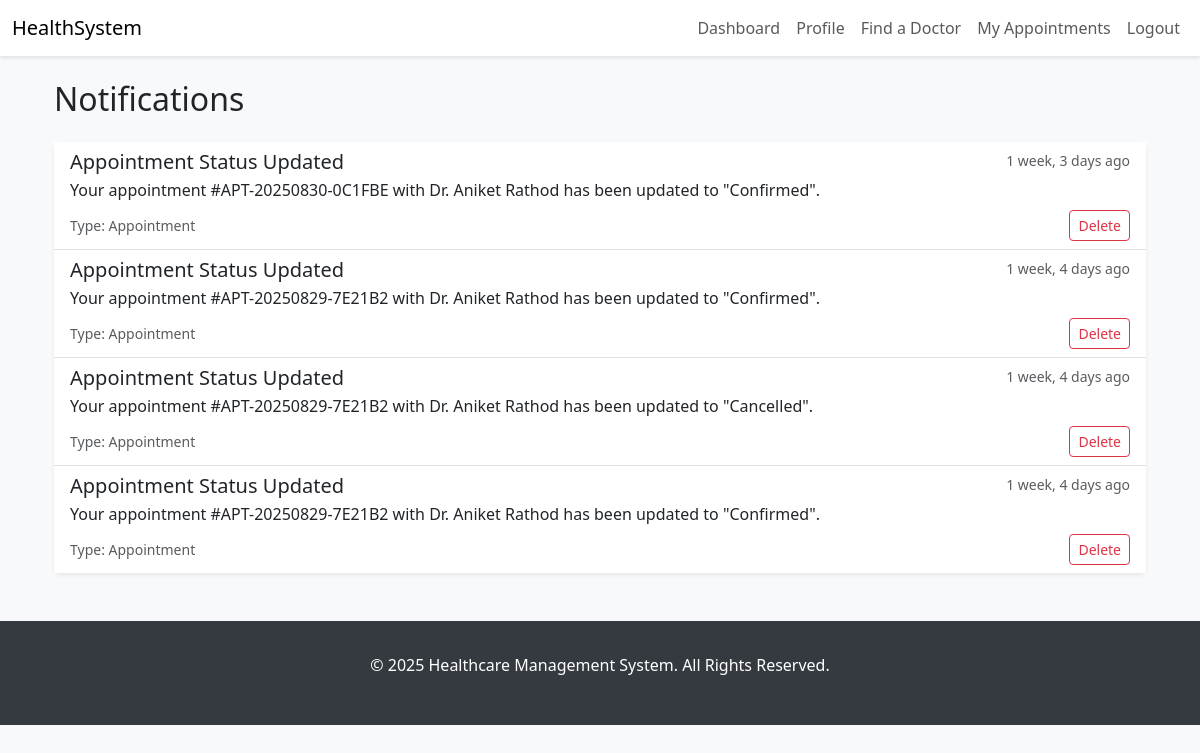
The page /notifications/ (signed in) on the database its author committed.
### core/models.py (models this page shows, shortened)
class SoftDeleteMixin(models.Model):
    is_deleted = models.BooleanField(default=False)
    deleted_at = models.DateTimeField(blank=True, null=True)
    class Meta:
        abstract = True

class Notification(SoftDeleteMixin):
    NOTIFICATION_TYPES = [
        ('appointment', 'Appointment'),
        ('prescription', 'Prescription'),
        ('payment', 'Payment'),
        ('system', 'System'),
        ('other', 'Other'),
    ]
    recipient = models.ForeignKey(settings.AUTH_USER_MODEL, on_delete=models.CASCADE, related_name='notifications')
    notification_type = models.CharField(max_length=20, choices=NOTIFICATION_TYPES, default='system')
    title = models.CharField(max_length=100)
    message = models.TextField()
    is_read = models.BooleanField(default=False)
    related_object_id = models.PositiveIntegerField(blank=True, null=True)
    related_content_type = models.CharField(max_length=100, blank=True, null=True)
    action_url = models.URLField(blank=True, null=True)
    created_at = models.DateTimeField(auto_now_add=True)
    updated_at = models.DateTimeField(auto_now=True)
    class Meta:
        verbose_name = "Notification"
        verbose_name_plural = "Notifications"
        ordering = ['-created_at']

### core/views.py (the view)
# urls.py: path('notifications/', views.notification_list, name='notification_list'),
@login_required
def notification_list(request):
    notifications = Notification.objects.filter(
        recipient=request.user,
        is_deleted=False
    ).order_by('is_read', '-created_at')
    unread_count = notifications.filter(is_read=False).count()
    context = {
        'notifications': notifications,
        'unread_count': unread_count,
    }
    return render(request, 'notification_list.html', context)

### templates/notification_list.html (shortened to what this page needs)
{% extends 'base.html' %}
{% block content %}
<div class="container-fluid">
    <div class="d-flex justify-content-between align-items-center mb-4">
        <h2 class="mb-0">Notifications</h2>
    </div>
    <div class="card shadow-sm">
        <div class="card-body p-0">
            {% if notifications %}
            <div class="list-group list-group-flush">
                {% for notification in notifications %}
                <div class="list-group-item list-group-item-action {% if not notification.is_read %}bg-light{% endif %}">
                    <div class="d-flex w-100 justify-content-between">
                        <h5 class="mb-1 {% if not notification.is_read %}fw-bold{% endif %}">{{ notification.title }}</h5>
                        <small class="text-muted">{{ notification.created_at|timesince }} ago</small>
                    </div>
                    <p class="mb-1">{{ notification.message }}</p>
                    <div class="d-flex justify-content-between align-items-center mt-2">
                        <small class="text-muted">Type: {{ notification.get_notification_type_display }}</small>
                        <div>
                            <form action="{% url 'notification_delete' notification.pk %}" method="post" class="d-inline">
                                <button type="submit" class="btn btn-sm btn-outline-danger" onclick="return confirm('Are you sure you want to delete this notification?');">Delete</button>
                            </form>
                        </div>
                    </div>
                </div>
                {% endfor %}
            </div>
            {% else %}
            <p class="text-center p-4">You have no notifications.</p>
            {% endif %}
        </div>
    </div>
</div>
{% endblock %}

### templates/base.html (style rules this page uses)
body { background-color: #f8f9fa; }
.card { box-shadow: 0 2px 8px rgba(0,0,0,.1); border: none; }

### rows shown on the page
Notification: title "Appointment Status Updated", created_at "1 week, 3 days", message "Your appointment #APT-20250830-0C1FBE with Dr. Aniket Rathod has been updated to \"Confirmed\".", notification_type "Appointment"
Notification: title "Appointment Status Updated", created_at "1 week, 4 days", message "Your appointment #APT-20250829-7E21B2 with Dr. Aniket Rathod has been updated to \"Confirmed\".", notification_type "Appointment"
Notification: title "Appointment Status Updated", created_at "1 week, 4 days", message "Your appointment #APT-20250829-7E21B2 with Dr. Aniket Rathod has been updated to \"Cancelled\".", notification_type "Appointment"
Notification: title "Appointment Status Updated", created_at "1 week, 4 days", message "Your appointment #APT-20250829-7E21B2 with Dr. Aniket Rathod has been updated to \"Confirmed\".", notification_type "Appointment"
